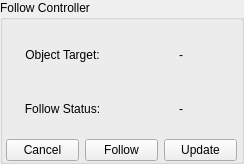
   <widget class="QGroupBox" name="groupBox_follow_controller">
    <property name="geometry">
     <rect>
      <x>921</x>
      <y>498</y>
      <width>244</width>
      <height>164</height>
     </rect>
    </property>
    <property name="title">
     <string>Follow Controller</string>
    </property>
    <widget class="QWidget" name="verticalLayoutWidget_4">
     <property name="geometry">
      <rect>
       <x>6</x>
       <y>30</y>
       <width>231</width>
       <height>131</height>
      </rect>
     </property>
     <layout class="QVBoxLayout" name="verticalLayout_21">
      <property name="spacing">
       <number>6</number>
      </property>
      <item>
       <layout class="QHBoxLayout" name="horizontalLayout_24">
        <item>
         <widget class="QLabel" name="label_31">
          <property name="text">
           <string>Object Target:</string>
          </property>
          <property name="alignment">
           <set>Qt::AlignCenter</set>
          </property>
         </widget>
        </item>
        <item>
         <widget class="QLabel" name="label_follow_object_target">
          <property name="text">
           <string>-</string>
          </property>
          <property name="alignment">
           <set>Qt::AlignCenter</set>
          </property>
         </widget>
        </item>
       </layout>
      </item>
      <item>
       <layout class="QHBoxLayout" name="horizontalLayout_23">
        <item>
         <widget class="QLabel" name="label_30">
          <property name="text">
           <string>Follow Status:</string>
          </property>
          <property name="alignment">
           <set>Qt::AlignCenter</set>
          </property>
         </widget>
        </item>
        <item>
         <widget class="QLabel" name="label_follow_status">
          <property name="text">
           <string>-</string>
          </property>
          <property name="alignment">
           <set>Qt::AlignCenter</set>
          </property>
         </widget>
        </item>
       </layout>
      </item>
      <item>
       <layout class="QHBoxLayout" name="horizontalLayout_19">
        <item>
         <widget class="QPushButton" name="pushButton_follow_cancel">
          <property name="font">
           <font>
            <pointsize>9</pointsize>
           </font>
          </property>
          <property name="text">
           <string>Cancel</string>
          </property>
         </widget>
        </item>
        <item>
         <widget class="QPushButton" name="pushButton_follow_start">
          <property name="font">
           <font>
            <pointsize>9</pointsize>
           </font>
          </property>
          <property name="text">
           <string>Follow</string>
          </property>
         </widget>
        </item>
        <item>
         <widget class="QPushButton" name="pushButton_follow_update">
          <property name="font">
           <font>
            <pointsize>9</pointsize>
           </font>
          </property>
          <property name="text">
           <string>Update</string>
          </property>
         </widget>
        </item>
       </layout>
      </item>
     </layout>
    </widget>
   </widget>
